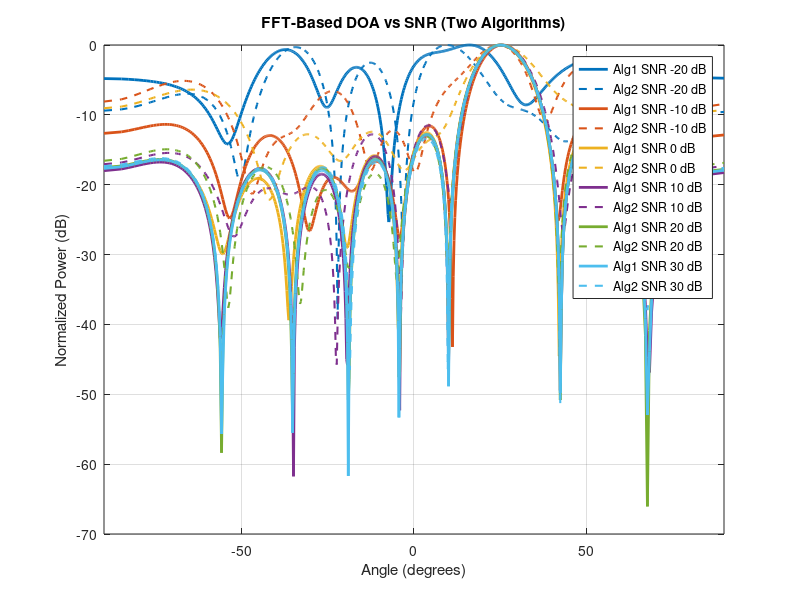

Recreate this plot in MATLAB.
clc; clear; close all;

% Parameters
M = 8;
N = 200;
theta_deg = 25;
lambda = 1;
d = lambda / 2;
k = 2 * pi / lambda;
t = 0:N-1;

% Signal and steering
signal = exp(1j * 2 * pi * 0.05 * t);
m = (0:M-1).';
theta_rad = deg2rad(theta_deg);
a_theta = exp(1j * k * d * m * sin(theta_rad));

% FFT setup
fft_len = 512;
fs = linspace(-0.5, 0.5, fft_len);
fs_clipped = min(max(fs * lambda / d, -1), 1);  % avoid NaNs in asind
theta_axis = asind(fs_clipped);

% SNRs
snr_dBs = [-20 -10 0 10 20 30];
colors = lines(length(snr_dBs));
figure;

for i = 1:length(snr_dBs)
    snr_dB = snr_dBs(i);
    snr_linear = 10^(snr_dB / 10);
    noise_power = 1 / snr_linear;

    % Simulate signal with noise
    X_clean = a_theta * signal;
    noise = sqrt(noise_power / 2) * (randn(M, N) + 1j * randn(M, N));
    X_noisy = X_clean + noise;

    % --- Algorithm 1: Eigenvector FFT
    R = (1/N) * (X_noisy * X_noisy');
    [V, D] = eig(R);
    [~, idx] = max(real(diag(D)));
    dominant = V(:, idx);
    fft1 = fftshift(fft(dominant, fft_len));
    power1 = 10 * log10(abs(fft1).^2 + 1e-12);  % add epsilon to avoid -Inf
    power1 = power1 - max(power1);

    % --- Algorithm 2: Snapshot average FFT
    avg_snapshot = X_noisy(:,1);
    fft2 = fftshift(fft(avg_snapshot, fft_len));
    power2 = 10 * log10(abs(fft2).^2 + 1e-12);
    power2 = power2 - max(power2);

    % Plot both
    plot(theta_axis, power1, '-', 'LineWidth', 2, 'Color', colors(i,:), ...
        'DisplayName', ['Alg1 SNR ' num2str(snr_dB) ' dB']); hold on;
    plot(theta_axis, power2, '--', 'LineWidth', 1.5, 'Color', colors(i,:), ...
        'DisplayName', ['Alg2 SNR ' num2str(snr_dB) ' dB']);
end

xlabel('Angle (degrees)');
ylabel('Normalized Power (dB)');
title('FFT-Based DOA vs SNR (Two Algorithms)');
legend('Location', 'best');
grid on;
xlim([-90 90]);
